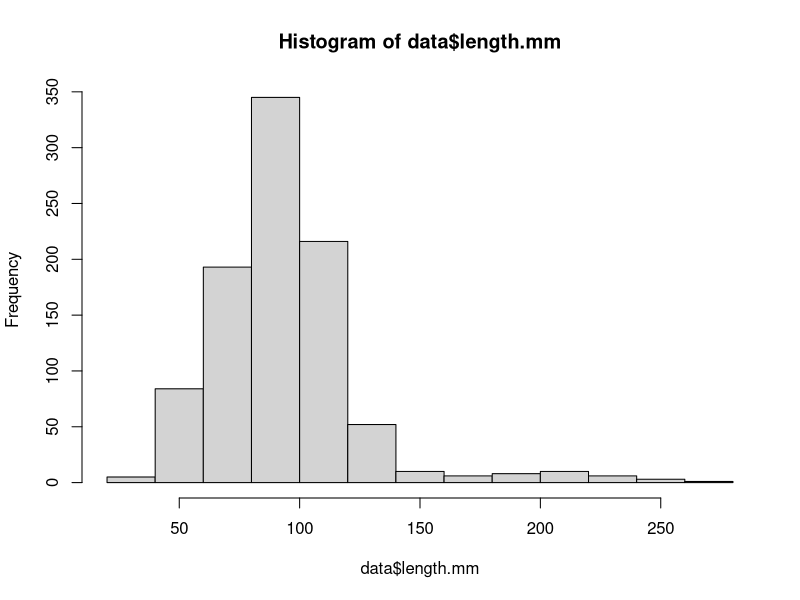
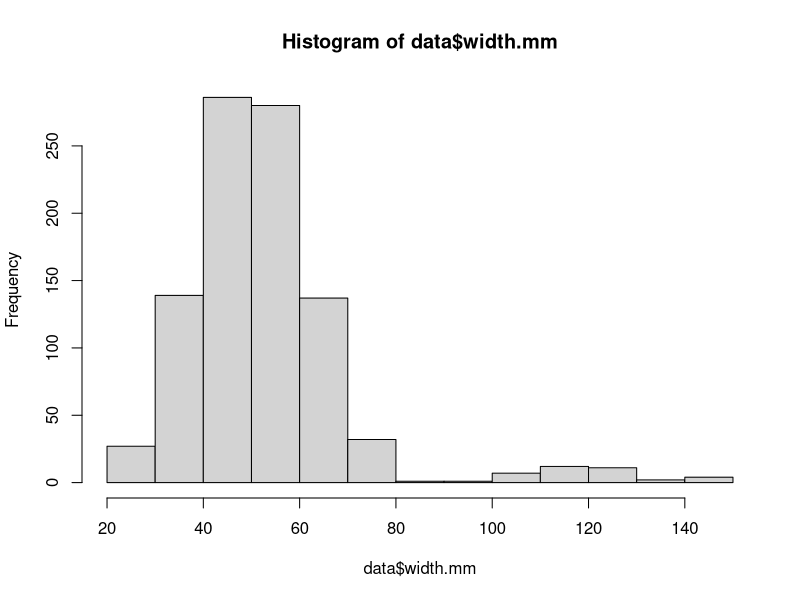
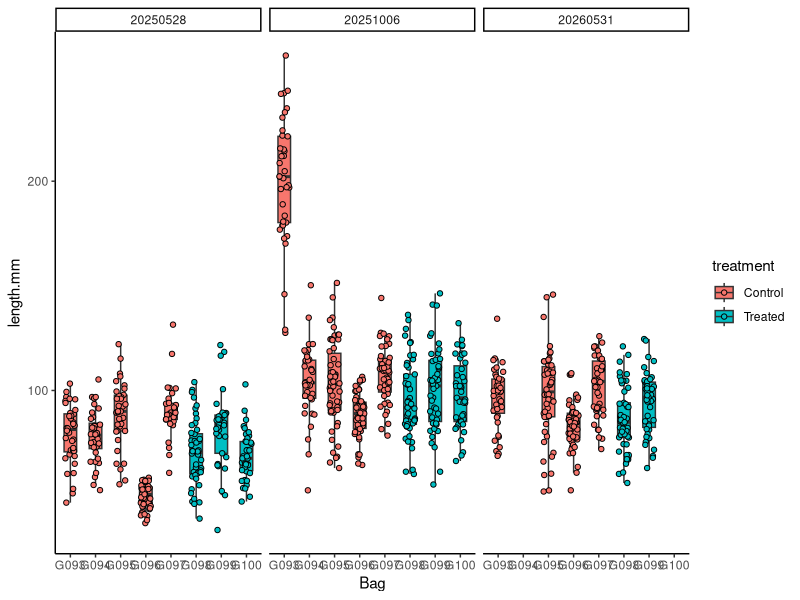
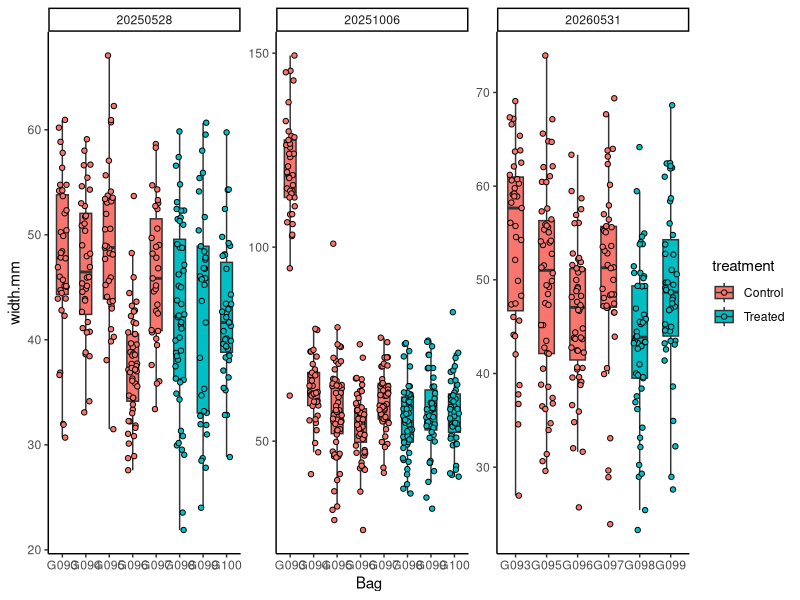
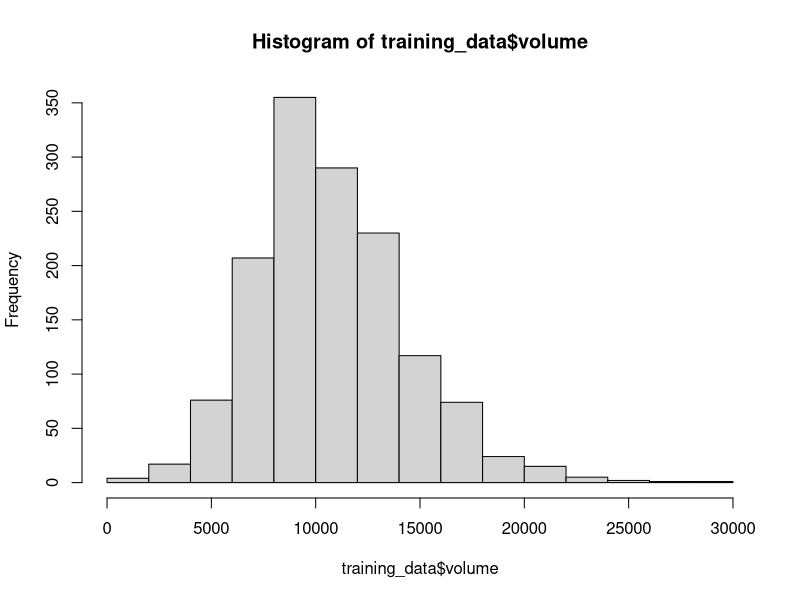
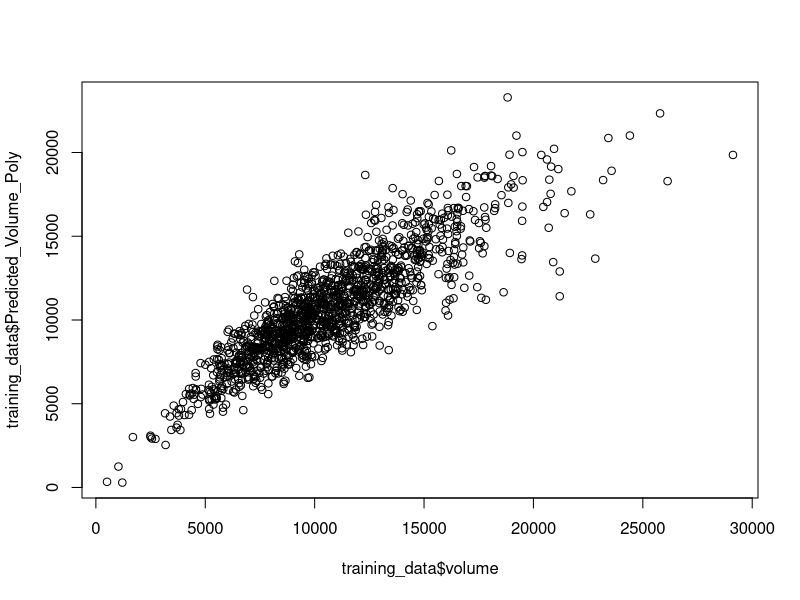
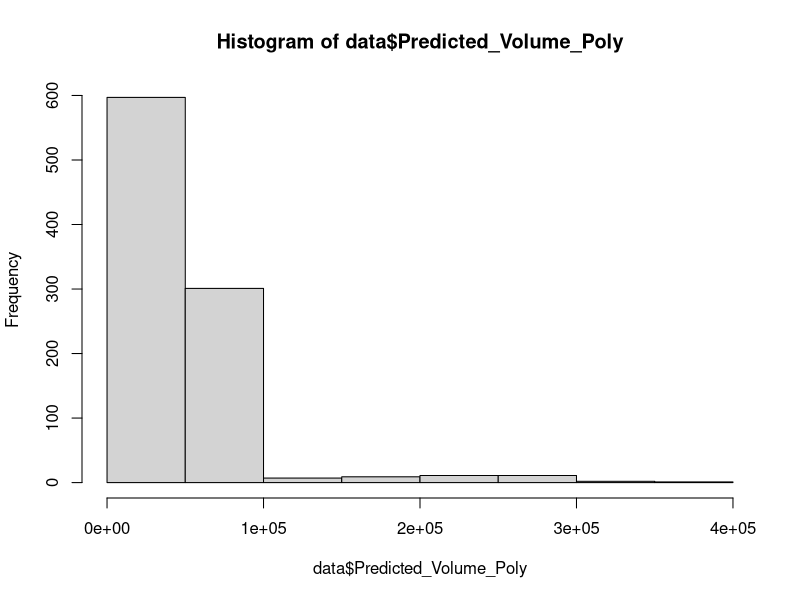
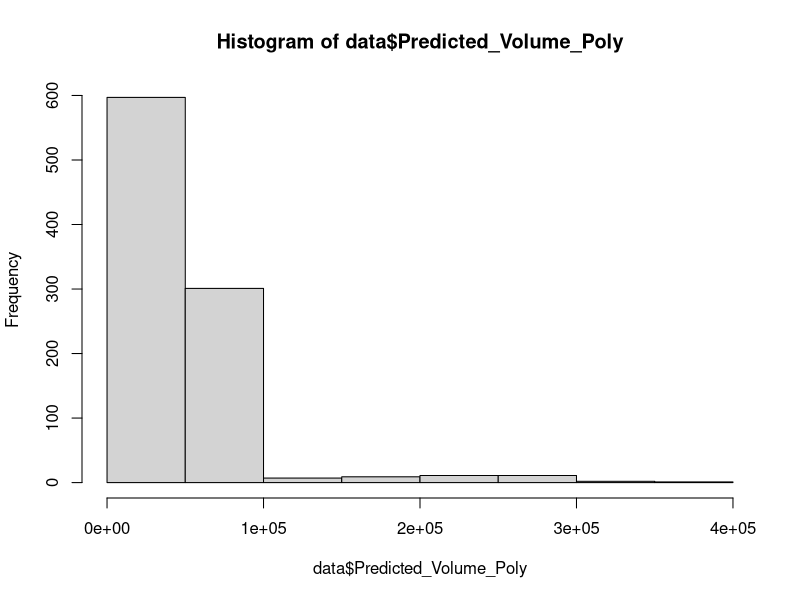

Here is the R script that generated these plots, in order: (Note: this script raises an error after producing the figures.)
## ---- chunk 1
knitr::opts_chunk$set(echo = TRUE, warning = FALSE, message = FALSE)
## ---- chunk 2
if ("tidyverse" %in% rownames(installed.packages()) == 'FALSE') install.packages('tidyverse') 
if ("ggplot2" %in% rownames(installed.packages()) == 'FALSE') install.packages('ggplot2') 
if ("ggeffects" %in% rownames(installed.packages()) == 'FALSE') install.packages('ggeffects') 

library("ggplot2")
library("tidyverse")
library("lme4")
library("lmerTest")
library("emmeans")
library("car")
library("mgcv")
library("ggeffects")
library("cowplot")
library("readxl")
## ---- chunk 3
data<-read_excel(path="data/outplanting/Sequim/size_Sequim.xlsx")%>%
  mutate(date=as.factor(date))
## ---- chunk 4
data$bag<-factor(data$bag)
## ---- chunk 5
metadata<-read_csv(file="data/outplanting/Sequim/bag_list_Sequim.csv")
metadata$bag<-factor(metadata$bag)

data$treatment<-metadata$treatment[match(data$bag, metadata$bag)]
## ---- chunk 6
hist(data$length.mm)
hist(data$width.mm)
## ---- chunk 7
plot1<-data%>%
  ggplot(aes(x=bag, y=length.mm, fill = treatment)) +
  facet_wrap(~date)+
  geom_boxplot(width=.5, outlier.shape= NA, position = position_dodge(width = 0.4)) +
  geom_point(pch = 21, position=position_jitterdodge(dodge.width=0.4)) +
  xlab("Bag") + 
  theme_classic(); plot1
## ---- chunk 8
plot2<-data%>%
  ggplot(aes(x=bag, y=width.mm, fill = treatment)) +
  facet_wrap(~date, scales="free")+
  geom_boxplot(width=.5, outlier.shape= NA, position = position_dodge(width = 0.4)) +
  geom_point(pch = 21, position=position_jitterdodge(dodge.width=0.4)) +
  xlab("Bag") + 
  theme_classic(); plot2
## ---- chunk 9
training_data<-read_csv(file="data/outplanting/GoosePoint/growth_GoosePoint.csv")%>%
  mutate(date=as.factor(date))%>%
  filter(date %in% c("20240909", "20250825"))

training_data$volume <- (4/3) * pi * (training_data$length.mm/2) * (training_data$width.mm/2) * (training_data$depth.mm/2)

training_data<-training_data%>%
  filter(!is.na(volume))

hist(training_data$volume)
## ---- chunk 10
# Fit a polynomial regression model (2nd-degree polynomial)
poly_model <- lm(volume ~ poly(length.mm, 2) + poly(width.mm, 2) + length.mm:width.mm, data = training_data)

summary(poly_model)
## ---- chunk 11
training_data$Predicted_Volume_Poly <- predict(poly_model, training_data)
plot(training_data$Predicted_Volume_Poly ~ training_data$volume)
## ---- chunk 12
data$Predicted_Volume_Poly <- predict(poly_model, data)
hist(data$Predicted_Volume_Poly)
## ---- chunk 13
data<-data%>%filter(Predicted_Volume_Poly>0)
hist(data$Predicted_Volume_Poly)
## ---- chunk 14
data<-data%>%
  filter(!bag=="G093")
## ---- chunk 15
plot4<-data%>%
  ggplot(aes(x=bag, y=Predicted_Volume_Poly, fill = treatment)) +
  facet_wrap(~date)+
  geom_boxplot(width=.5, outlier.shape= NA, position = position_dodge(width = 0.4)) +
  geom_point(pch = 21, position=position_jitterdodge(dodge.width=0.4)) +
  xlab("Bag") + 
  scale_colour_manual(values=c("darkgray", "purple3"))+
  scale_fill_manual(values=c("darkgray", "purple3"))+
  theme_classic(); plot4

ggsave(plot4, filename="figures/growth/sequim/bag_sizes.png", width=8, height=5, units="in")
## ---- chunk 16
plot5<-data%>%
  ggplot(aes(x=treatment, y=Predicted_Volume_Poly, fill = treatment)) +
  facet_wrap(~date)+
  geom_boxplot(width=.5, outlier.shape= NA, position = position_dodge(width = 0.4)) +
  geom_point(pch = 21, position=position_jitterdodge(dodge.width=0.4)) +
  xlab("Treatment") +
  ylab(expression(paste("Growth (mm" ^3, ")")))+
  theme_classic() +
    scale_colour_manual(values=c("darkgray", "orange"))+
  scale_fill_manual(values=c("darkgray", "orange"))+
  theme(axis.text.x=element_text(angle=45, vjust=1, hjust=1), 
        legend.title=element_blank()); plot5

ggsave(plot5, filename="figures/growth/sequim/treatment_sizes.png", width=5, height=4, units="in")
## ---- chunk 17
plot6<-data%>%
  group_by(bag, treatment, date)%>%
  summarise(mean=mean(Predicted_Volume_Poly, na.rm=TRUE), se=sd(Predicted_Volume_Poly, na.rm=TRUE)/sqrt(length(Predicted_Volume_Poly)))%>%
  
  ggplot(aes(x=bag, y=mean, fill = treatment)) +
  facet_wrap(~date)+
  geom_point(pch = 21) +
  geom_errorbar(aes(ymin=mean-se, ymax=mean+se), width=0)+
  xlab("Bag") + 
  ylab("Volume")+
  #ylim(2000, 15000)+
  theme_classic() + 
  theme(axis.text.x=element_text(angle=45, vjust=1, hjust=1)); plot6
## ---- chunk 18
plot7<-data%>%
  group_by(treatment, date)%>%
  summarise(mean=mean(Predicted_Volume_Poly, na.rm=TRUE), se=sd(Predicted_Volume_Poly, na.rm=TRUE)/sqrt(length(Predicted_Volume_Poly)))%>%
  
  ggplot(aes(x=treatment, y=mean, fill = treatment)) +
  facet_wrap(~date)+
  geom_point(pch = 21, size=4) +
  geom_errorbar(aes(ymin=mean-se, ymax=mean+se), width=0)+
  xlab("Treatment") + 
  ylab("Volume")+
  #ylim(5000, 15000)+
  theme_classic() + 
  theme(axis.text.x=element_text(angle=45, vjust=1, hjust=1)); plot7
## ---- chunk 19
model<-lmer(sqrt(Predicted_Volume_Poly) ~ treatment + (1|bag:treatment) + (1|date), data=data)

summary(model)
anova(model)

qqPlot(residuals(model))
hist(residuals(model))
## ---- chunk 20
# Extract raw residuals
data$raw_resid <- residuals(model)

# Standardize residuals
data$std_resid <- data$raw_resid / sd(data$raw_resid)

# Flag potential outliers
outlier_threshold <- 3
data$outlier_flag <- abs(data$std_resid) > outlier_threshold

# Filter rows flagged as outliers
outliers <- data %>% filter(outlier_flag == TRUE)
print(outliers)

# Plot standardized residuals
ggplot(data, aes(x = seq_along(std_resid), y = std_resid)) +
  geom_point(aes(color = outlier_flag), size = 2) +
  geom_hline(yintercept = c(-outlier_threshold, outlier_threshold), linetype = "dashed", color = "red") +
  labs(title = "Standardized Residuals with Outliers", x = "Index", y = "Standardized Residual") +
  theme_minimal()
## ---- chunk 21
data<-data%>%
  filter(!outlier_flag==TRUE)
## ---- chunk 22
model<-lmer(sqrt(Predicted_Volume_Poly) ~ treatment + (1|bag:treatment), data=data)

summary(model)
anova(model)

qqPlot(residuals(model))
hist(residuals(model))
## ---- chunk 23
data%>%
  dplyr::select(date, bag, oyster, treatment, Predicted_Volume_Poly)%>%
  mutate(treatment=if_else(treatment=="Treated", "Temperature", "Control"))%>%
  write_csv("output/sequim_growth.csv")
